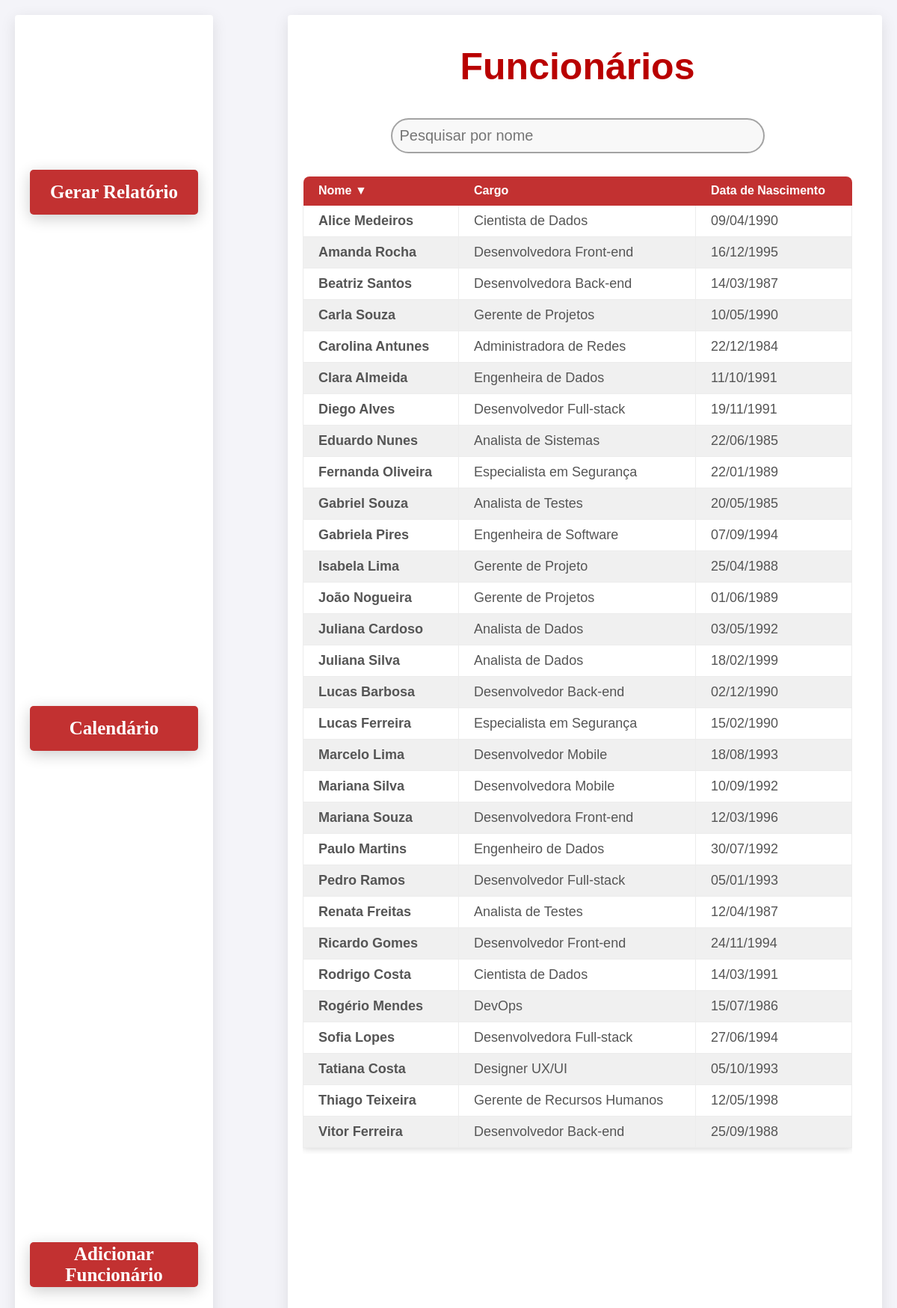
The page /main/ (signed in) on the database its author committed.
### app/models.py (models this page shows)
class Funcionario(models.Model):
    nome = models.CharField(max_length=100)
    cargo = models.CharField(max_length=50)
    data_nascimento = models.DateField()
    skills = models.ManyToManyField(Skill, blank=True)  # Relacionamento ManyToMany com Skill
    def __str__(self):
        return self.nome

### app/views.py (the view)
# urls.py: path('main/', views.lista_funcionarios, name='main'),  # Corrigido para lista_funcionarios
@login_required(login_url='login')
def lista_funcionarios(request):
    funcionarios = Funcionario.objects.all()
    print(funcionarios)
    return render(request, 'main.html', {'funcionarios': funcionarios})

### app/templates/main.html (shortened to what this page needs)
{% extends 'layout.html'%}
{% load static %}
{% block extrahead %}
    <link rel="stylesheet" href="{% static 'app/css/main.css' %}">
{% endblock %}
{% block content %}
    <div class="mainContainer">
        <div class="leftContainer">
            <div class="actions">
                <button class="reportBtn" onclick="location.href='{% url 'relatorio_dinamico' %}'">
                    Gerar Relatório
                </button>
                <button class="calendarBtn" onclick="location.href='{% url 'calendario' %}'">
                    Calendário
                </button>
                <button class="addBtn" onclick="location.href='{% url 'adicionar_funcionario' %}'">
                    Adicionar Funcionário
                </button>
            </div>
        </div>
        <div class="rightContainer">
            <h1>Funcionários</h1>
            <input class="searchBar" type="text" id="searchInput" onkeyup="filterTable()" placeholder="Pesquisar por nome">
            <div class="divTabela">
                <table id="funcionariosTabela" class="funcionariosNomes">
                    <thead>
                        <tr>
                            <th id="th1" onclick="sortTable(0)">Nome &#9660;</th>
                            <th id="th2" onclick="sortTable(1)">Cargo &#9660;</th>
                            <th id="th3" onclick="sortTable(2)">Data de Nascimento &#9660;</th>
                        </tr>
                    </thead>
                    <tbody>
                        {% for funcionario in funcionarios %}
                        <tr class="funcionarioOuterDiv" onclick="window.location='{% url 'funcionario_detail' funcionario.id %}'">
                            <td class="infoUser">{{ funcionario.nome }}</td>
                            <td class="infoUser">{{ funcionario.cargo }}</td>
                            <td class="infoUser">{{ funcionario.data_nascimento|date:"d/m/Y" }}</td>
                        </tr>
                        {% empty %}
                        <tr class="valuesColumns">
                            <td style="text-align: center; color: gray" colspan="4">Nenhum funcionário encontrado.</td>
                        </tr>
                        {% endfor %}
                    </tbody>
                </table>
            </div>
        </div>
    </div>
{% endblock %}

### app/static/app/css/main.css (style rules this page uses)
* { margin: 0; padding: 0; box-sizing: border-box; }
body { font-family: 'Arial', sans-serif; background-color: #f4f4f9; color: #333; display: flex; justify-content: center; margin: 0; }
.mainContainer { display: grid; grid-template-columns: 1fr 3fr; column-gap: 100px; width: 100%; height: 100vh; padding: 20px; }
.leftContainer { display: flex; flex-direction: column; align-items: center; justify-content: center; width: 100%; border-radius: 4px; padding: 20px; background-color: white; box-shadow: 0 5px 20px rgba(0, 0, 0, 0.1); }
.actions { display: flex; flex-direction: column; justify-content: space-between; height: 80%; width: 100%; }
button { background-color: #c23131; font-weight: bold; font-size: 25px; width: 100%; height: 60px; font-family: Calibri; color: white; border: none; border-radius: 5px; cursor: pointer; box-shadow: 0 5px 20px rgba(0, 0, 0, 0.2); transition: 0.3s; }
.rightContainer { width: 100%; min-height: 70vh; border-radius: 4px; max-width: 1200px; background-color: rgb(255, 255, 255); box-shadow: 0 5px 20px rgba(0, 0, 0, 0.1); padding: 20px 40px 20px 20px; text-align: center; }
.divTabela { height: 70%; overflow-y: scroll; }
.rightContainer h1 { margin: 20px 0 40px 0; font-weight: bold; font-size: 50px; color: #b90000; }
.searchBar { display: flex; margin: auto; margin-bottom: 30px; font-size: 20px; width: 100%; max-width: 500px; padding: 10px; background-color: rgb(248, 248, 248); border: 2px solid rgb(163, 163, 163); border-radius: 30px; }
.funcionariosNomes { width: 100%; border-collapse: collapse; margin-bottom: 30px; box-shadow: 0 0 10px rgba(0, 0, 0, 0.2); }
.funcionariosNomes thead th { background-color: #c23131; color: #ffffff; border-color: transparent; transition: .2s; }
.funcionariosNomes thead th:first-child { border-radius: 8px 0 0 0; }
.funcionariosNomes thead th:last-child { border-radius: 0 8px 0 0; }
.funcionariosNomes th, .funcionariosNomes td { padding: 10px 20px; text-align: left; border: 1px solid #ececec; }
.funcionariosNomes th { background-color: #f0f0f0; font-weight: bold; }
.funcionariosNomes tr:nth-child(even) { background-color: #f0f0f0; }
.funcionariosNomes tr:nth-child(odd) { background-color: #ffffff; }
.funcionarioOuterDiv { text-decoration: none; color: inherit; }
.infoUser { font-size: 18px; color: #555; }
.infoUser:first-child { font-weight: bold; }

### rows shown on the page
Funcionario: nome "Mariana Souza", cargo "Desenvolvedora Front-end", data_nascimento "12/03/1996"
Funcionario: nome "Diego Alves", cargo "Desenvolvedor Full-stack", data_nascimento "19/11/1991"
Funcionario: nome "Isabela Lima", cargo "Gerente de Projeto", data_nascimento "25/04/1988"
Funcionario: nome "Lucas Barbosa", cargo "Desenvolvedor Back-end", data_nascimento "02/12/1990"
Funcionario: nome "Tatiana Costa", cargo "Designer UX/UI", data_nascimento "05/10/1993"
Funcionario: nome "Rogério Mendes", cargo "DevOps", data_nascimento "15/07/1986"
Funcionario: nome "Juliana Cardoso", cargo "Analista de Dados", data_nascimento "03/05/1992"
Funcionario: nome "Eduardo Nunes", cargo "Analista de Sistemas", data_nascimento "22/06/1985"
Funcionario: nome "Gabriela Pires", cargo "Engenheira de Software", data_nascimento "07/09/1994"
Funcionario: nome "Fernanda Oliveira", cargo "Especialista em Segurança", data_nascimento "22/01/1989"
Funcionario: nome "Marcelo Lima", cargo "Desenvolvedor Mobile", data_nascimento "18/08/1993"
Funcionario: nome "Renata Freitas", cargo "Analista de Testes", data_nascimento "12/04/1987"
Funcionario: nome "Paulo Martins", cargo "Engenheiro de Dados", data_nascimento "30/07/1992"
Funcionario: nome "Amanda Rocha", cargo "Desenvolvedora Front-end", data_nascimento "16/12/1995"
Funcionario: nome "Vitor Ferreira", cargo "Desenvolvedor Back-end", data_nascimento "25/09/1988"
Funcionario: nome "Carla Souza", cargo "Gerente de Projetos", data_nascimento "10/05/1990"
Funcionario: nome "Sofia Lopes", cargo "Desenvolvedora Full-stack", data_nascimento "27/06/1994"
Funcionario: nome "Rodrigo Costa", cargo "Cientista de Dados", data_nascimento "14/03/1991"
Funcionario: nome "Lucas Ferreira", cargo "Especialista em Segurança", data_nascimento "15/02/1990"
Funcionario: nome "Mariana Silva", cargo "Desenvolvedora Mobile", data_nascimento "10/09/1992"
Funcionario: nome "Gabriel Souza", cargo "Analista de Testes", data_nascimento "20/05/1985"
Funcionario: nome "Clara Almeida", cargo "Engenheira de Dados", data_nascimento "11/10/1991"
Funcionario: nome "Ricardo Gomes", cargo "Desenvolvedor Front-end", data_nascimento "24/11/1994"
Funcionario: nome "Beatriz Santos", cargo "Desenvolvedora Back-end", data_nascimento "14/03/1987"
Funcionario: nome "João Nogueira", cargo "Gerente de Projetos", data_nascimento "01/06/1989"
Funcionario: nome "Carolina Antunes", cargo "Administradora de Redes", data_nascimento "22/12/1984"
Funcionario: nome "Pedro Ramos", cargo "Desenvolvedor Full-stack", data_nascimento "05/01/1993"
Funcionario: nome "Alice Medeiros", cargo "Cientista de Dados", data_nascimento "09/04/1990"
Funcionario: nome "Juliana Silva", cargo "Analista de Dados", data_nascimento "18/02/1999"
Funcionario: nome "Thiago Teixeira", cargo "Gerente de Recursos Humanos", data_nascimento "12/05/1998"
